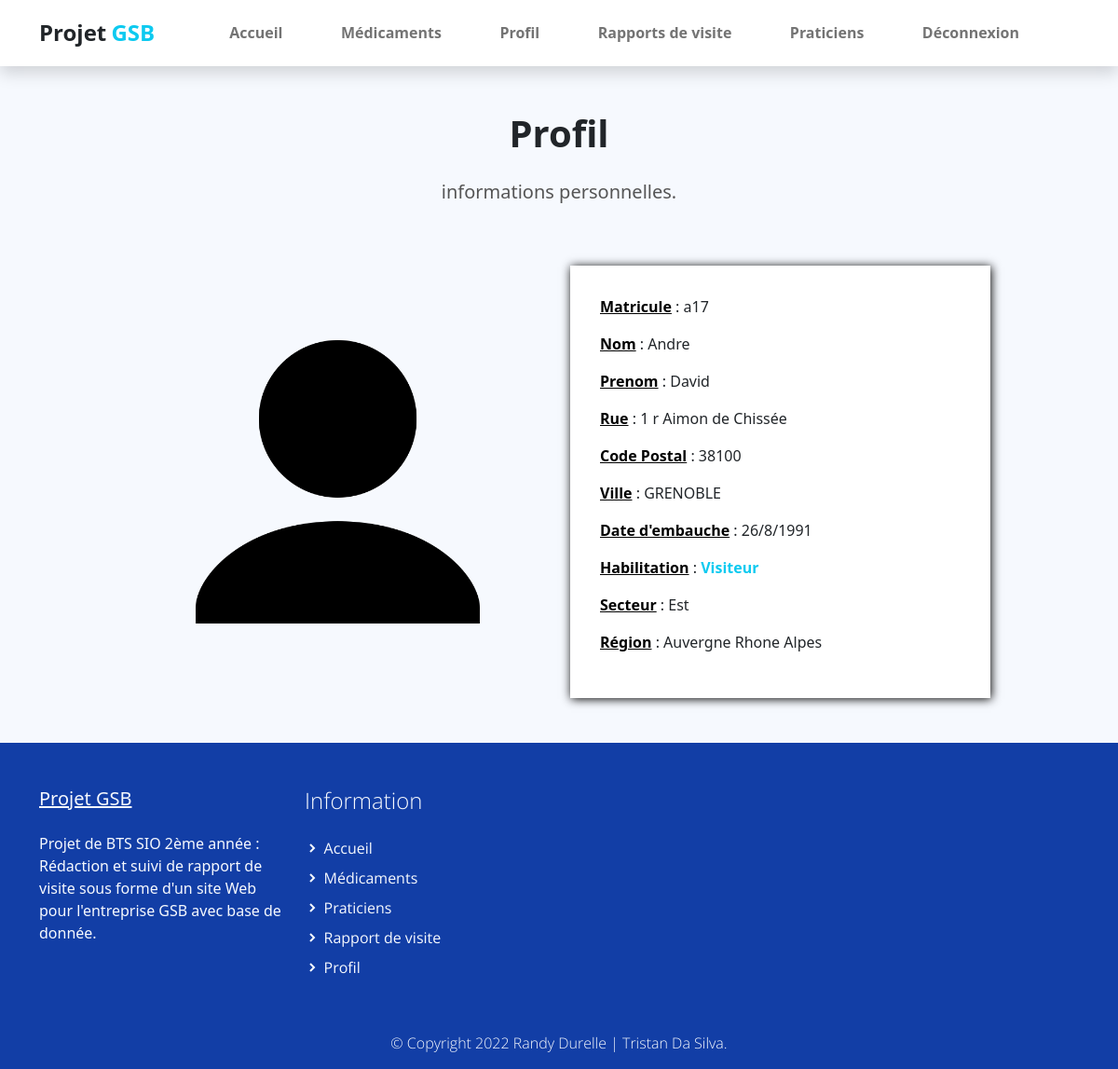
The app's page /index.php?uc=connexion&action=profil (signed in) with its own data.
### tables this page shows
CREATE TABLE IF NOT EXISTS `collaborateur` (
  `COL_MATRICULE` varchar(10) NOT NULL,
  `COL_NOM` varchar(25) DEFAULT NULL,
  `COL_PRENOM` varchar(50) DEFAULT NULL,
  `COL_ADRESSE` varchar(50) DEFAULT NULL,
  `COL_CP` varchar(5) DEFAULT NULL,
  `COL_VILLE` varchar(30) DEFAULT NULL,
  `COL_DATEEMBAUCHE` datetime DEFAULT NULL,
  `HAB_ID` int(11) DEFAULT NULL,
  `SEC_CODE` varchar(1) DEFAULT NULL,
  `REG_CODE` varchar(2) DEFAULT NULL,
  PRIMARY KEY (`COL_MATRICULE`),
  KEY `collaborateur_habilitation0_FK` (`HAB_ID`),
  KEY `collaborateur_secteur0_FK` (`SEC_CODE`),
  KEY `collaborateur_region1_FK` (`REG_CODE`)
);

CREATE TABLE IF NOT EXISTS `habilitation` (
  `HAB_ID` int(11) NOT NULL,
  `HAB_LIB` varchar(30) NOT NULL,
  PRIMARY KEY (`HAB_ID`)
);

CREATE TABLE IF NOT EXISTS `secteur` (
  `SEC_CODE` varchar(1) NOT NULL,
  `SEC_LIBELLE` varchar(15) DEFAULT NULL,
  PRIMARY KEY (`SEC_CODE`)
);

CREATE TABLE IF NOT EXISTS `region` (
  `REG_CODE` varchar(2) NOT NULL,
  `REG_NOM` varchar(50) DEFAULT NULL,
  `SEC_CODE` varchar(1) NOT NULL,
  PRIMARY KEY (`REG_CODE`),
  KEY `region_secteur0_FK` (`SEC_CODE`)
);

### modele/connexion.modele.inc.php (called while the page is built, shortened)
<?php
function getAllInformationCompte($matricule)
{
    try {
        $monPdo = connexionPDO();
        $req = 'SELECT c.`COL_MATRICULE` as `matricule`,c.`COL_NOM` as `nom`,`COL_PRENOM` as `prenom`,c.`COL_ADRESSE` as `adresse`,c.`COL_CP` as `cp`,c.`COL_VILLE` as `ville`, concat(DAY(COL_DATEEMBAUCHE),\'/\',MONTH(`COL_DATEEMBAUCHE`),\'/\',YEAR(`COL_DATEEMBAUCHE`)) as `date_embauche`, h.HAB_LIB as `habilitation` ,s.SEC_LIBELLE as `secteur`, r.REG_NOM as `region`, h.HAB_ID as `libeleID` FROM collaborateur c LEFT JOIN habilitation h ON h.HAB_ID=c.HAB_ID LEFT JOIN region r ON r.REG_CODE=c.REG_CODE LEFT JOIN secteur s ON s.`SEC_CODE`=r.`SEC_CODE` WHERE c.COL_MATRICULE="' . $matricule . '"';
        $res = $monPdo->query($req);
        $result = $res->fetch();
        return $result;
    } catch (PDOException $e) {
        print "Erreur !: " . $e->getMessage();
        die();
    }
}

### vues/v_profil.php (the view)
<section class="bg-light">
    <div class="container">
        <div class="structure-hero pt-lg-5 pt-4">
            <h1 class="titre text-center">Profil</h1>
            <p class="text text-center">
                <?php echo (isset($infoNonPersonnelle) && $infoNonPersonnelle)? "informations du collaborateur : " . $info[1] . " " . $info[2] : "informations personnelles."; ?>
            </p>
        </div>
        <div class="row align-items-center justify-content-center">
            <div class="test col-12 col-sm-8 col-lg-6 col-xl-5 col-xxl-4 py-lg-5">
                <img class="img-fluid w-75" src="assets/img/profil.png">
            </div>
            <div class="test col-12 col-sm-8 col-lg-6 col-xl-5 col-xxl-4 py-lg-5 py-3">
                <div class="formulaire">
                    <p><span class="carac">Matricule</span> : <?php echo htmlspecialchars($info[0]) ?></p>
                    <p><span class="carac">Nom</span> : <?php echo htmlspecialchars($info[1]) ?></p>
                    <p><span class="carac">Prenom</span> : <?php echo htmlspecialchars($info[2]) ?></p>
                    <p><span class="carac">Rue</span> : <?php echo htmlspecialchars($info[3]) ?></p>
                    <p><span class="carac">Code Postal</span> : <?php echo htmlspecialchars($info[4]) ?></p>
                    <p><span class="carac">Ville</span> : <?php echo htmlspecialchars($info[5]) ?></p>
                    <p><span class="carac">Date d'embauche</span> : <?php echo htmlspecialchars($info[6]) ?></p>
                    <p><span class="carac">Habilitation</span> : <span style="color:#0DCAF0;font-weight: 700;"> <?php echo htmlspecialchars($info[7]) ?></span></p>
                    <p><span class="carac">Secteur</span> : <?php echo htmlspecialchars($info[8]) ?></p>
                    <p><span class="carac">Région</span> : <?php echo htmlspecialchars($info[9]) ?></p>
                </div>
            </div>
        </div>
</section>

### assets/css/gsb.css (style rules this page uses)
p, a { font-weight: 400; }

### assets/css/custom.css (style rules this page uses)
body, html { height: 100%; margin: 0; padding: 0; }
body { background: #f6f9fe !important; width: 100%; position: relative; display: table; }
.carac { text-decoration: underline; font-weight: 600; color: #000; }
.test { display: flex; flex-direction: column; align-items: center; }
.titre { font-weight: 600; padding-bottom: 1rem; }
.text { font-size: 20; font-weight: 400; color: #555555; }
.formulaire { background-color: white; padding: 2em; box-shadow: 1px 1px 10px black; width: 100%; }
.bg-light { background-color: #f6f9fe; }
.structure-hero { display: flex; flex-direction: column; align-items: center; }

### records on screen
collaborateur: COL_MATRICULE "a17", COL_NOM "Andre", COL_PRENOM "David", COL_ADRESSE "1 r Aimon de Chissée", COL_CP "38100", COL_VILLE "GRENOBLE", HAB_ID.HAB_LIB "Visiteur", secteur.SEC_LIBELLE "Est", REG_CODE.REG_NOM "Auvergne Rhone Alpes"

### other values on screen
$info[6] "26/8/1991"
